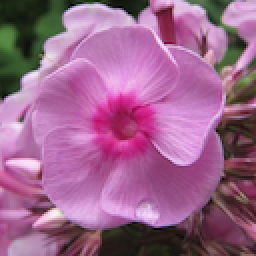
#> input picture Week3/Day2/DailyChall/Flower Color Images Dataset/flowers/flowers/00_026.png, 128 x 128 px, found by its file name (shown 2 times larger); its folder holds only this picture in this run
$ jupyter execute DailyChallengew3d2-2.ipynb   (shell and % lines are left out)
#> lines starting #> are read from the running program, lines starting #| are printed output that depends on the picture
[cell 1]
from google.colab import files
files.upload()
#> the answer given: 00_026.png

[cell 2]
import numpy as np
from  matplotlib import pyplot as plt
import matplotlib.image as mpimg
import random
import os

[cell 3]
from scipy.ndimage import rotate
def rotate_image_30_degrees(image):
  return rotate(image, 30, reshape=False, mode='nearest')


def vertical_flip(image):
  return rotate(image, 180, reshape=False, mode='nearest')


import cv2

def flip_image(image, mode='horizontal'):

    if mode == 'horizontal':
        flipped_image = cv2.flip(image, 1)
    elif mode == 'vertical':
        flipped_image = cv2.flip(image, 0)
    else:
        raise ValueError("Invalid mode. Mode must be 'horizontal' or 'vertical'.")

    return flipped_image


from PIL import ImageEnhance, Image
import numpy as np

def adjust_contrast(image):
   pil_img = Image.fromarray((image * 255).astype(np.uint8))
   contrast = ImageEnhance.Contrast(pil_img)
   pil_img_enhanced = contrast.enhance(2.0)

   return np.array(pil_img_enhanced) / 255.0

[cell 4]
list_img = []
plt.figure(figsize=(20,20))
for i in range(5):
    file = random.choice(os.listdir('/content/Flower Color Images Dataset/flowers/flowers'))
    image_path = os.path.join('/content/Flower Color Images Dataset/flowers/flowers', file)
    img=mpimg.imread(image_path)
#> img is the input picture: shape (128, 128, 4) float32; mean R, G, B, A 0.612, 0.394, 0.549, 1
    list_img.append(img)

for i, img in enumerate(list_img):
    ax=plt.subplot(3,5,i+1)
    ax.title.set_text(file)
    plt.imshow(img)
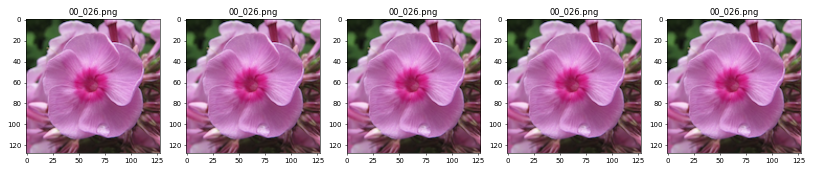
#> figure drawn by matplotlib, 5 panels

[cell 5]
horizontal_flip_list = []
plt.figure(figsize=(20,20))
for img in list_img:
    horizontal_flip_list.append(flip_image(img, mode='horizontal'))
#> this loop made 5 passes
#> pass 1, in flip_image, `flipped_image = cv2.flip(image, 1)`:
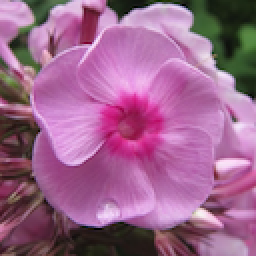
#> flipped_image: shape (128, 128, 4) float32 (shown 2 times larger); mean R, G, B, A 0.612, 0.394, 0.549, 1

for i, img in enumerate(horizontal_flip_list):
    ax=plt.subplot(3,5,i+1)
    ax.title.set_text(file)
    plt.imshow(img)
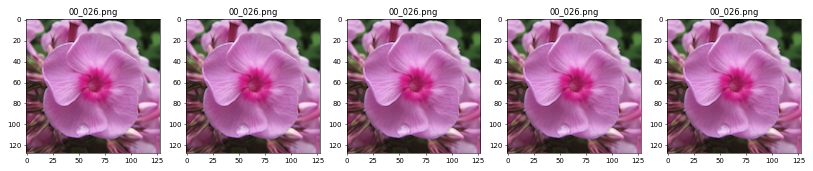
#> figure drawn by matplotlib, 5 panels

[cell 6]
vertical_flip_list = []
plt.figure(figsize=(20,20))
for img in list_img:
  vertical_flip_list.append(vertical_flip(img))

for i, img in enumerate(vertical_flip_list):
    ax=plt.subplot(3,5,i+1)
    ax.title.set_text(file)
    plt.imshow(img)
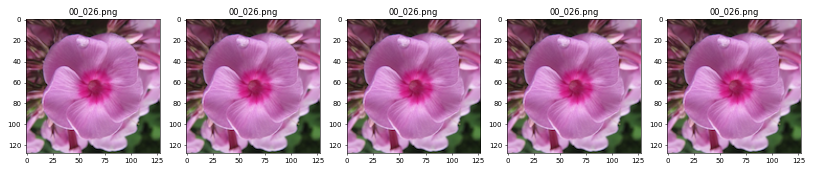
#> figure drawn by matplotlib, 5 panels
